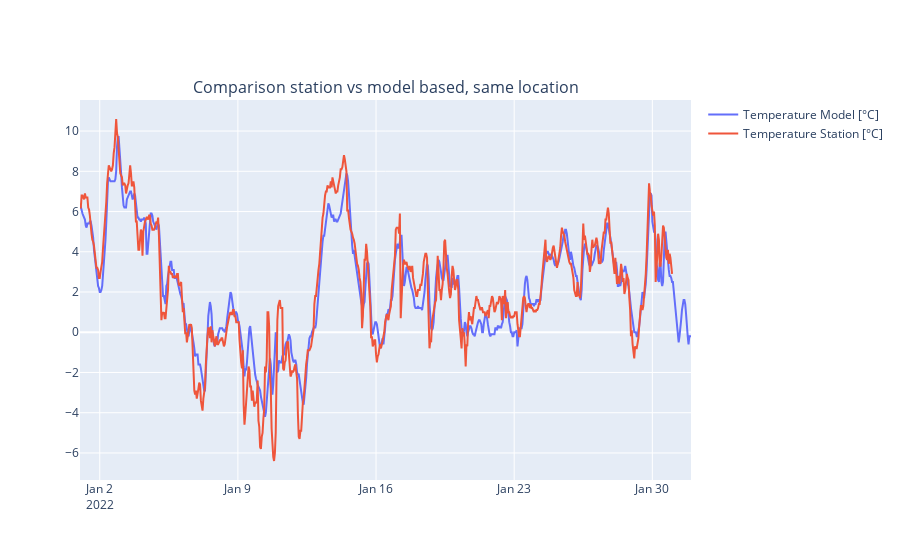

The cell this chart's notebook holds for it:
### Code cell
fig_compare_same_location = make_subplots(
    specs=[[{}]], column_titles=["Comparison station vs model based, same location"]
)
fig_compare_same_location = make_subplots(
    specs=[[{}]], column_titles=["Comparison station vs model based, same location"]
)

fig_compare_same_location.add_trace(
    go.Scatter(x=hourly_model_station.index, y=hourly_model_station["temperature_2m"], name="Temperature Model [°C]")
)
fig_compare_same_location.add_trace(
    go.Scatter(x=hourly_station.index, y=hourly_station["temperature_C"], name="Temperature Station [°C]")
)

### Figure 1 — Plotly figure (JSON) as saved in the notebook; plotly's stock layout.template omitted (floating-point values rounded to 4 significant figures; data arrays with more than 128 entries replaced by an {"elided": "..."} marker saying what was removed)
{"data": [{"name": "Temperature Model [°C]", "type": "scatter", "x": {"elided": "744 str values"}, "y": {"elided": "744 float values"}}, {"name": "Temperature Station [°C]", "type": "scatter", "x": {"elided": "721 str values"}, "y": {"elided": "721 float values"}}], "layout": {"annotations": [{"font": {"size": 16}, "showarrow": false, "text": "Comparison station vs model based, same location", "x": 0.5, "xanchor": "center", "xref": "paper", "y": 1, "yanchor": "bottom", "yref": "paper"}], "xaxis": {"anchor": "y", "domain": [0, 1]}, "yaxis": {"anchor": "x", "domain": [0, 1]}}}
